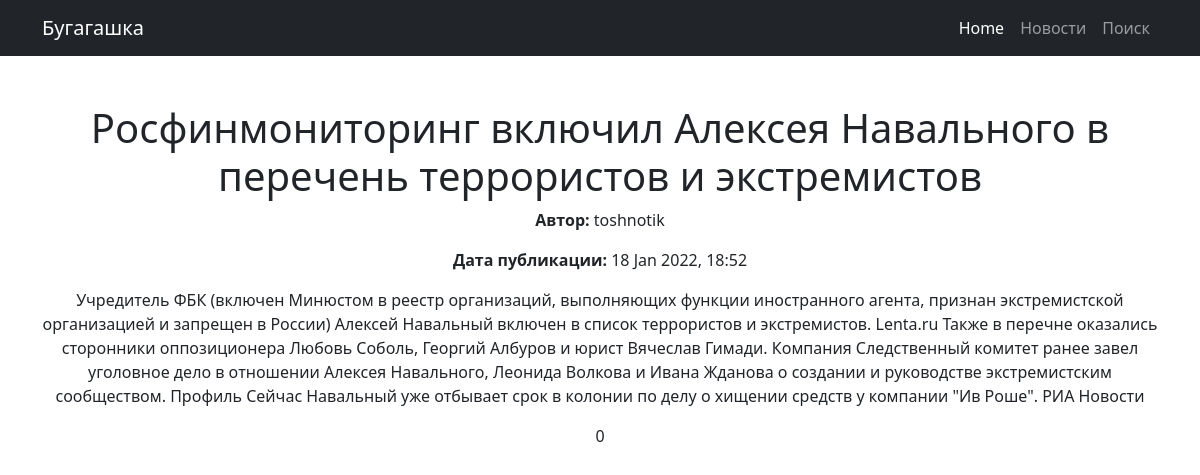
Screenshot of /news/3 with the database file from the repository.
### news/models.py (models this page shows, shortened)
class Post (models.Model):
    author = models.ForeignKey(Author, on_delete=models.CASCADE)
    NEWS = 'NW'
    ARTICLE = 'AR'
    CATEGORY_CHOICE = (
        (NEWS, 'Новость'),
        (ARTICLE, 'Статья')
    )
    categoryType = models.CharField(max_length=2, choices=CATEGORY_CHOICE, default=ARTICLE)
    dateCreation = models.DateTimeField(auto_now_add=True)
    postCategory = models.ManyToManyField(Category, through='PostCategory')
    title = models.CharField(max_length=128)
    text = models.TextField()
    rating = models.SmallIntegerField(default=0)

class Author(models.Model):
    authorUser = models.OneToOneField(User, on_delete=models.CASCADE)
    ratingAuthor = models.SmallIntegerField(default=0)

### news/views.py (the view)
# urls.py: path('<int:pk>', PostDetail.as_view()),
class PostDetail(DetailView):
    model = Post
    template_name = 'post.html'
    context_object_name = 'post'

### news/templatetags/my_filters.py (called while the page is built)
@register.filter(name='Censor')
def Censor(value):
    censor_list = ['стопслово', 'стопслово2', 'стопслово3', 'стопслово1', 'тест']
    list_words = value.split()
    for i in censor_list:
        for j in list_words:
            if j == i:
                a = list_words.index(j)
                list_words.remove(j)
                list_words.insert(a, '*' * len(j))
    return ' '.join(list_words)

### templates/post.html (shortened to what this page needs)
{% extends 'default.html' %}
{% load my_filters %}
{% block content %}
    <h1>{{ post.title|Censor }}</h1>
        <p><b>Автор:</b> {{ post.author.authorUser }}</p>
        <p><b>Дата публикации:</b> {{ post.dateCreation|date:'d M Y, H:i'}}</p>
        <p>{{ post.text|Censor }}</p>
        <p>{{ post.rating }}</p>
{% endblock content %}

### rows the page displays
Post: title|Censor "Росфинмониторинг включил Алексея Навального в перечень террористов и экстремистов", author.authorUser "toshnotik", dateCreation "18 Jan 2022, 18:52", text|Censor "Учредитель ФБК (включен Минюстом в реестр организаций, выполняющих функции иностранного агента, признан экстремистской организацией и запрещен в России) Алексей Навальный включен в список террористов и экстремистов. Lenta.ru Также в перечне оказались сторонники оппозиционера Любовь Соболь, Георгий Албуров и юрист Вячеслав Гимади. Компания Следственный комитет ранее завел уголовное дело в отношении Алексея Навального, Леонида Волкова и Ивана Жданова о создании и руководстве экстремистским сообществом. Профиль Сейчас Навальный уже отбывает срок в колонии по делу о хищении средств у компании \"Ив Роше\". РИА Новости", rating "0"
